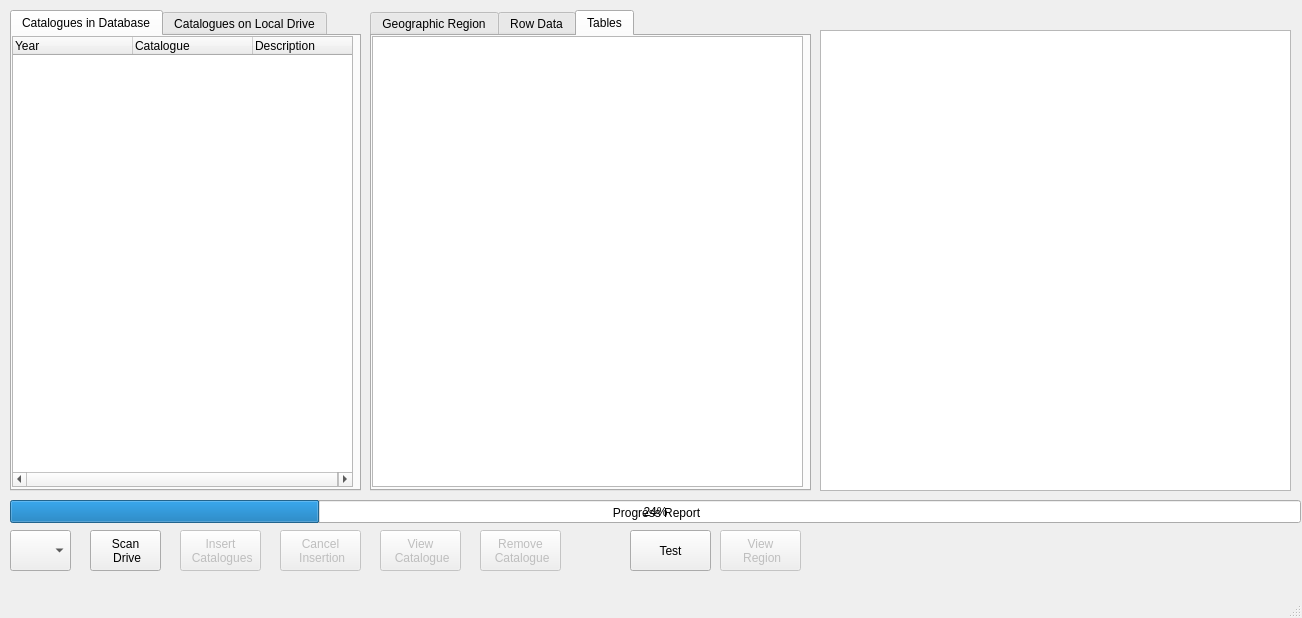
<?xml version="1.0" encoding="UTF-8"?>
<ui version="4.0">
 <class>MainWindow</class>
 <widget class="QMainWindow" name="MainWindow">
  <property name="geometry">
   <rect>
    <x>0</x>
    <y>0</y>
    <width>1302</width>
    <height>618</height>
   </rect>
  </property>
  <property name="windowTitle">
   <string>MainWindow</string>
  </property>
  <widget class="QWidget" name="centralwidget">
   <widget class="QComboBox" name="cB_drives">
    <property name="geometry">
     <rect>
      <x>10</x>
      <y>530</y>
      <width>61</width>
      <height>41</height>
     </rect>
    </property>
   </widget>
   <widget class="QPushButton" name="pB_scan">
    <property name="geometry">
     <rect>
      <x>90</x>
      <y>530</y>
      <width>71</width>
      <height>41</height>
     </rect>
    </property>
    <property name="text">
     <string>Scan 
 Drive</string>
    </property>
   </widget>
   <widget class="QPushButton" name="pB_insert">
    <property name="enabled">
     <bool>false</bool>
    </property>
    <property name="geometry">
     <rect>
      <x>180</x>
      <y>530</y>
      <width>81</width>
      <height>41</height>
     </rect>
    </property>
    <property name="text">
     <string>Insert 
 Catalogues</string>
    </property>
   </widget>
   <widget class="QPushButton" name="pB_test">
    <property name="geometry">
     <rect>
      <x>630</x>
      <y>530</y>
      <width>81</width>
      <height>41</height>
     </rect>
    </property>
    <property name="text">
     <string>Test</string>
    </property>
   </widget>
   <widget class="QProgressBar" name="progressBar">
    <property name="geometry">
     <rect>
      <x>10</x>
      <y>500</y>
      <width>1291</width>
      <height>23</height>
     </rect>
    </property>
    <property name="value">
     <number>24</number>
    </property>
   </widget>
   <widget class="QLabel" name="QL_bar">
    <property name="geometry">
     <rect>
      <x>56</x>
      <y>503</y>
      <width>1201</width>
      <height>20</height>
     </rect>
    </property>
    <property name="text">
     <string>Progress Report</string>
    </property>
    <property name="alignment">
     <set>Qt::AlignCenter</set>
    </property>
   </widget>
   <widget class="QTabWidget" name="tabW_results">
    <property name="geometry">
     <rect>
      <x>370</x>
      <y>10</y>
      <width>441</width>
      <height>481</height>
     </rect>
    </property>
    <property name="currentIndex">
     <number>2</number>
    </property>
    <widget class="QWidget" name="GID">
     <attribute name="title">
      <string>Geographic Region</string>
     </attribute>
     <widget class="QListWidget" name="GID_list">
      <property name="geometry">
       <rect>
        <x>0</x>
        <y>0</y>
        <width>431</width>
        <height>451</height>
       </rect>
      </property>
     </widget>
    </widget>
    <widget class="QWidget" name="Rows">
     <attribute name="title">
      <string>Row Data</string>
     </attribute>
     <widget class="QListWidget" name="Rows_list">
      <property name="geometry">
       <rect>
        <x>0</x>
        <y>0</y>
        <width>431</width>
        <height>451</height>
       </rect>
      </property>
     </widget>
    </widget>
    <widget class="QWidget" name="Tables">
     <attribute name="title">
      <string>Tables</string>
     </attribute>
     <widget class="QListWidget" name="Tables_list">
      <property name="geometry">
       <rect>
        <x>0</x>
        <y>0</y>
        <width>431</width>
        <height>451</height>
       </rect>
      </property>
     </widget>
    </widget>
   </widget>
   <widget class="QPushButton" name="pB_viewdata">
    <property name="enabled">
     <bool>false</bool>
    </property>
    <property name="geometry">
     <rect>
      <x>380</x>
      <y>530</y>
      <width>81</width>
      <height>41</height>
     </rect>
    </property>
    <property name="text">
     <string>View 
 Catalogue</string>
    </property>
   </widget>
   <widget class="QPushButton" name="pB_cancel">
    <property name="enabled">
     <bool>false</bool>
    </property>
    <property name="geometry">
     <rect>
      <x>280</x>
      <y>530</y>
      <width>81</width>
      <height>41</height>
     </rect>
    </property>
    <property name="text">
     <string>Cancel 
 Insertion</string>
    </property>
   </widget>
   <widget class="QTabWidget" name="tabW_catalogues">
    <property name="geometry">
     <rect>
      <x>10</x>
      <y>10</y>
      <width>351</width>
      <height>481</height>
     </rect>
    </property>
    <property name="currentIndex">
     <number>0</number>
    </property>
    <widget class="QWidget" name="catas_db">
     <attribute name="title">
      <string>Catalogues in Database</string>
     </attribute>
     <widget class="QTreeWidget" name="TW_cataindb">
      <property name="geometry">
       <rect>
        <x>0</x>
        <y>0</y>
        <width>341</width>
        <height>451</height>
       </rect>
      </property>
      <property name="mouseTracking">
       <bool>false</bool>
      </property>
      <property name="wordWrap">
       <bool>true</bool>
      </property>
      <attribute name="headerDefaultSectionSize">
       <number>120</number>
      </attribute>
      <column>
       <property name="text">
        <string>Year</string>
       </property>
      </column>
      <column>
       <property name="text">
        <string>Catalogue</string>
       </property>
      </column>
      <column>
       <property name="text">
        <string>Description</string>
       </property>
      </column>
     </widget>
    </widget>
    <widget class="QWidget" name="catas_drive">
     <attribute name="title">
      <string>Catalogues on Local Drive</string>
     </attribute>
     <widget class="QTreeWidget" name="TW_cataondrive">
      <property name="geometry">
       <rect>
        <x>0</x>
        <y>0</y>
        <width>341</width>
        <height>451</height>
       </rect>
      </property>
      <property name="alternatingRowColors">
       <bool>false</bool>
      </property>
      <property name="selectionMode">
       <enum>QAbstractItemView::MultiSelection</enum>
      </property>
      <property name="iconSize">
       <size>
        <width>2</width>
        <height>2</height>
       </size>
      </property>
      <property name="columnCount">
       <number>2</number>
      </property>
      <column>
       <property name="text">
        <string>Year</string>
       </property>
      </column>
      <column>
       <property name="text">
        <string>Catalogue</string>
       </property>
      </column>
     </widget>
    </widget>
   </widget>
   <widget class="QPushButton" name="pB_region">
    <property name="enabled">
     <bool>false</bool>
    </property>
    <property name="geometry">
     <rect>
      <x>720</x>
      <y>530</y>
      <width>81</width>
      <height>41</height>
     </rect>
    </property>
    <property name="text">
     <string>View 
 Region</string>
    </property>
   </widget>
   <widget class="QTableView" name="tV_results">
    <property name="geometry">
     <rect>
      <x>820</x>
      <y>30</y>
      <width>471</width>
      <height>461</height>
     </rect>
    </property>
   </widget>
   <widget class="QPushButton" name="pB_removecata">
    <property name="enabled">
     <bool>false</bool>
    </property>
    <property name="geometry">
     <rect>
      <x>480</x>
      <y>530</y>
      <width>81</width>
      <height>41</height>
     </rect>
    </property>
    <property name="text">
     <string>Remove 
 Catalogue</string>
    </property>
   </widget>
   <zorder>cB_drives</zorder>
   <zorder>pB_scan</zorder>
   <zorder>pB_insert</zorder>
   <zorder>pB_test</zorder>
   <zorder>progressBar</zorder>
   <zorder>QL_bar</zorder>
   <zorder>pB_viewdata</zorder>
   <zorder>pB_cancel</zorder>
   <zorder>tabW_catalogues</zorder>
   <zorder>pB_region</zorder>
   <zorder>tV_results</zorder>
   <zorder>tabW_results</zorder>
   <zorder>pB_removecata</zorder>
  </widget>
  <widget class="QMenuBar" name="menubar">
   <property name="geometry">
    <rect>
     <x>0</x>
     <y>0</y>
     <width>1302</width>
     <height>22</height>
    </rect>
   </property>
  </widget>
  <widget class="QStatusBar" name="statusbar"/>
 </widget>
 <resources/>
 <connections/>
</ui>
